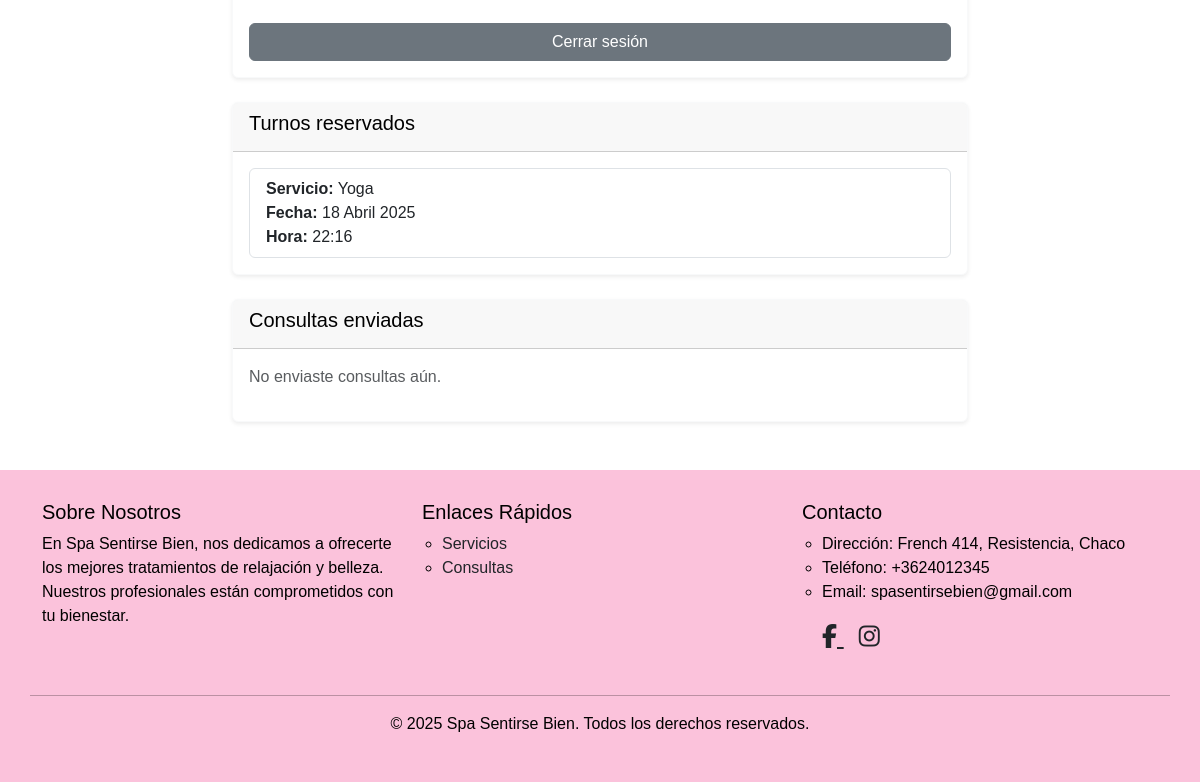
Before: /perfil/ (signed in, lower part) with the older database file.
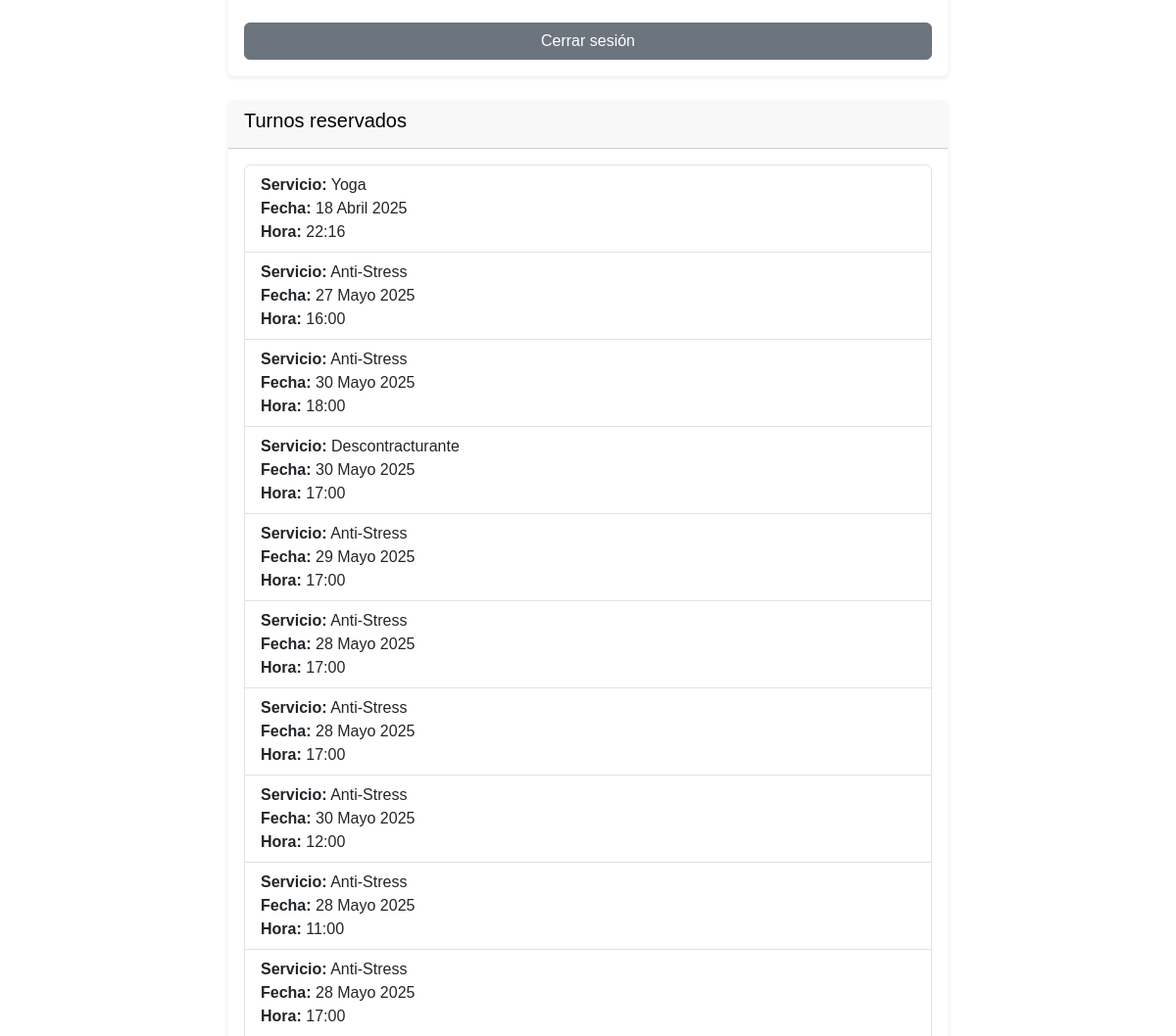
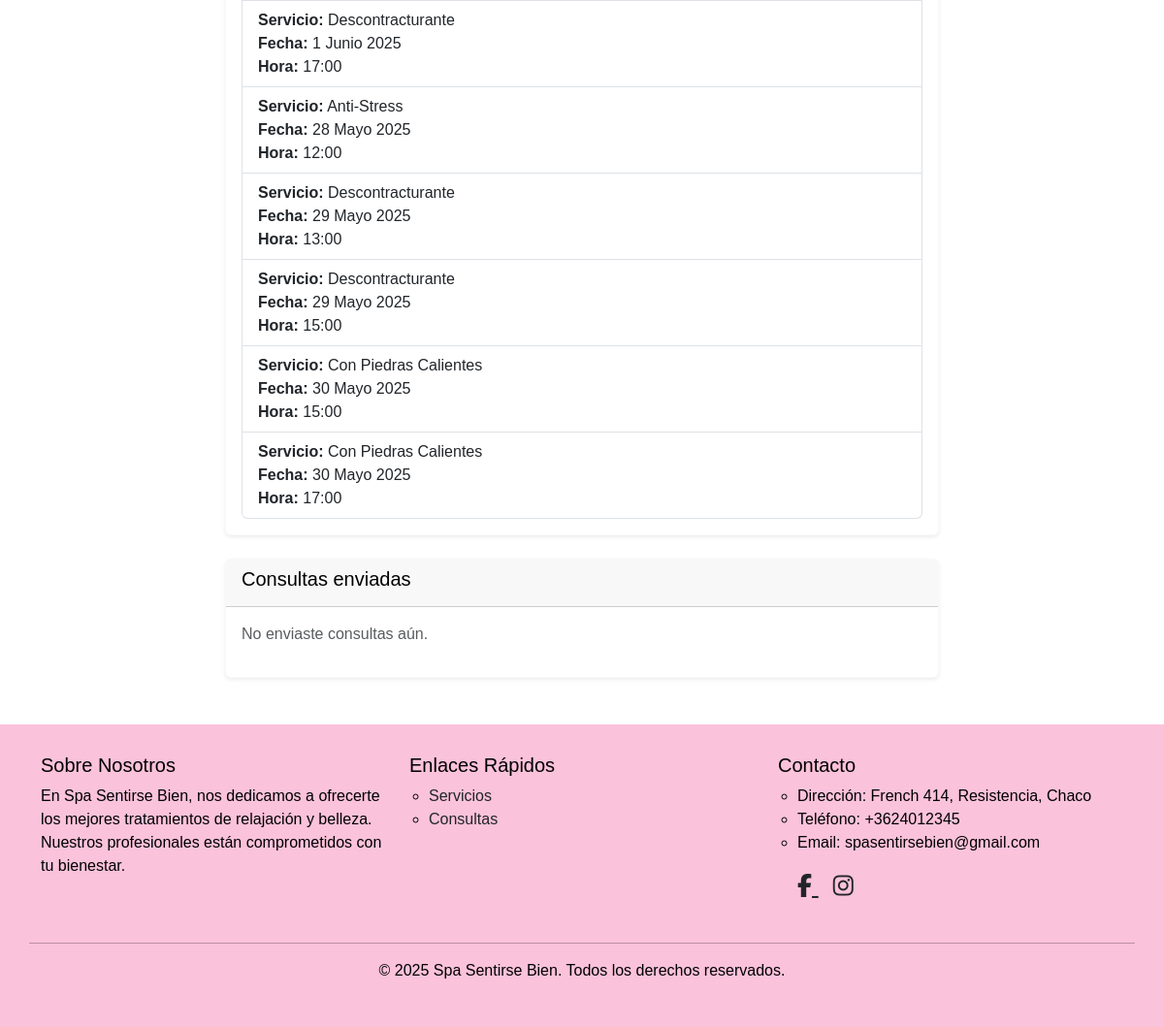
After: the same page with the newer database file (2 pictures, top to bottom).
### spa/models.py (models this page shows, shortened)
class Turno(models.Model):
    cliente = models.ForeignKey(Cliente, on_delete=models.CASCADE)
    servicio = models.ForeignKey(Servicio, on_delete=models.CASCADE)
    fecha = models.DateField()
    hora = models.TimeField()

class Servicio(models.Model):
    nombre = models.CharField(max_length=100)
    descripcion = models.TextField()
    imagen = models.ImageField(upload_to='servicios/', blank=True, null=True)
    subcategoria = models.ForeignKey(SubcategoriaServicio, on_delete=models.CASCADE)
    precio = models.PositiveIntegerField(default=10000)  # Campo de precio agregado

### spa/views.py (the view)
# urls.py: path('perfil/', views.perfil, name='perfil'),
@login_required
def perfil(request):
    turnos = Turno.objects.filter(cliente=request.user.cliente)
    consultas = Consulta.objects.filter(email=request.user.email)
    return render(request, 'perfil.html', {
        'turnos': turnos,
        'consultas': consultas
    })

### templates/perfil.html (shortened to what this page needs)
{% extends 'base.html' %} {% block content %}
<div class="container mt-5 mb-5">
  <div class="row justify-content-center">
    <div class="col-md-8">
      <div class="card shadow-sm border-light mb-4">
        <div class="card-body">
          <div class="d-grid gap-2 mt-4">
            <a href="{% url 'logout' %}" class="btn btn-secondary"
              >Cerrar sesión</a
            >
          </div>
        </div>
      </div>
      <div class="card shadow-sm border-light mb-4">
        <div class="card-header bg-pink text-white">
          <h5 class="text-black">Turnos reservados</h5>
        </div>
        <div class="card-body">
          {% if turnos %}
          <ul class="list-group">
            {% for turno in turnos %}
            <li class="list-group-item">
              <strong>Servicio:</strong> {{ turno.servicio.nombre }}<br />
              <strong>Fecha:</strong> {{ turno.fecha }}<br />
              <strong>Hora:</strong> {{ turno.hora }}
            </li>
            {% endfor %}
          </ul>
          {% else %}
          <p class="text-muted">No tenés turnos reservados.</p>
          {% endif %}
        </div>
      </div>
      <div class="card shadow-sm border-light">
        <div class="card-header bg-pink text-white">
          <h5 class="text-black">Consultas enviadas</h5>
        </div>
        <div class="card-body">
          {% if consultas %}
          <ul class="list-group">
            {% for consulta in consultas %}
            <li class="list-group-item">
              <strong>Nombre:</strong> {{ consulta.nombre }}<br />
              <strong>Email:</strong> {{ consulta.email }}<br />
              <strong>Mensaje:</strong> {{ consulta.mensaje }}
            </li>
            {% endfor %}
          </ul>
          {% else %}
          <p class="text-muted">No enviaste consultas aún.</p>
          {% endif %}
        </div>
      </div>
    </div>
  </div>
</div>
{% include 'footer.html' %} {% endblock %}

Changed rows visible on the page:
added Turno: servicio.nombre "Anti-Stress", fecha "27 Mayo 2025", hora "16:00"
added Turno: servicio.nombre "Anti-Stress", fecha "30 Mayo 2025", hora "18:00"
added Turno: servicio.nombre "Descontracturante", fecha "30 Mayo 2025", hora "17:00"
added Turno: servicio.nombre "Anti-Stress", fecha "29 Mayo 2025", hora "17:00"
added Turno: servicio.nombre "Anti-Stress", fecha "28 Mayo 2025", hora "17:00"
added Turno: servicio.nombre "Anti-Stress", fecha "28 Mayo 2025", hora "17:00"
added Turno: servicio.nombre "Anti-Stress", fecha "30 Mayo 2025", hora "12:00"
added Turno: servicio.nombre "Anti-Stress", fecha "28 Mayo 2025", hora "11:00"
added Turno: servicio.nombre "Anti-Stress", fecha "28 Mayo 2025", hora "17:00"
added Turno: servicio.nombre "Descontracturante", fecha "1 Junio 2025", hora "17:00"
added Turno: servicio.nombre "Anti-Stress", fecha "28 Mayo 2025", hora "12:00"
added Turno: servicio.nombre "Descontracturante", fecha "29 Mayo 2025", hora "13:00"
added Turno: servicio.nombre "Descontracturante", fecha "29 Mayo 2025", hora "15:00"
added Turno: servicio.nombre "Con Piedras Calientes", fecha "30 Mayo 2025", hora "15:00"
added Turno: servicio.nombre "Con Piedras Calientes", fecha "30 Mayo 2025", hora "17:00"
